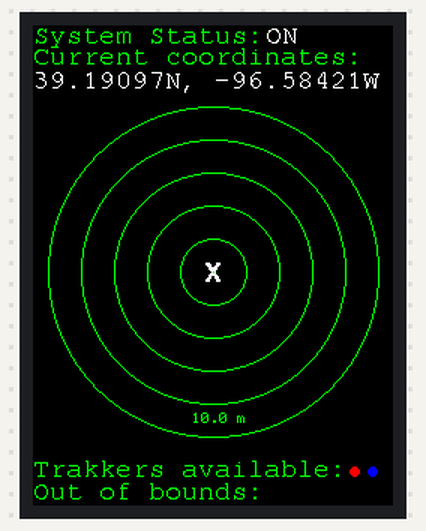
The sketch below on a simulated Arduino Uno, built with avr-gcc and run on an emulated ATmega328P. Shown: 240×320 colour display. What the sketch prints to the serial monitor is not drawn.

Above: at 0.39 s.
At 5.32 s:
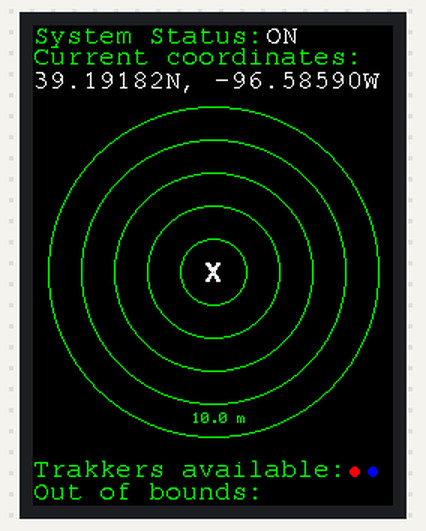
At 10.24 s:
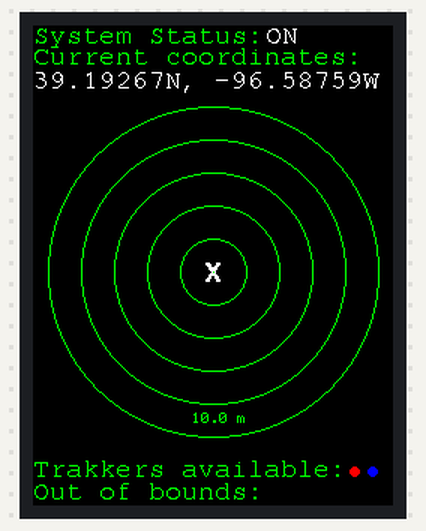
At 20.1 s:
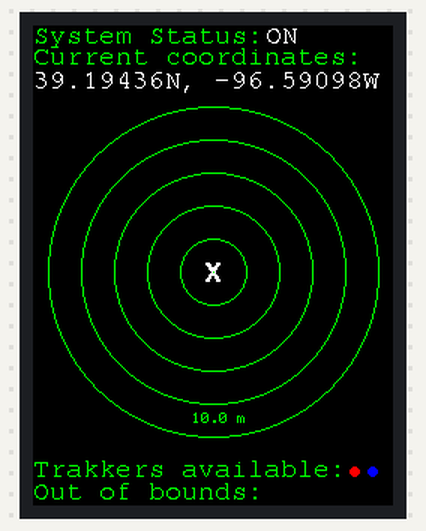
At 29.95 s:
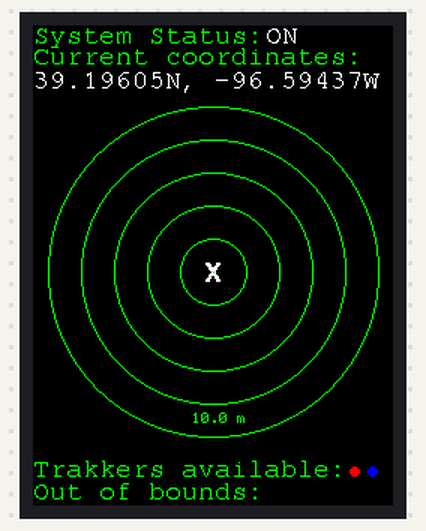
At 39.93 s:
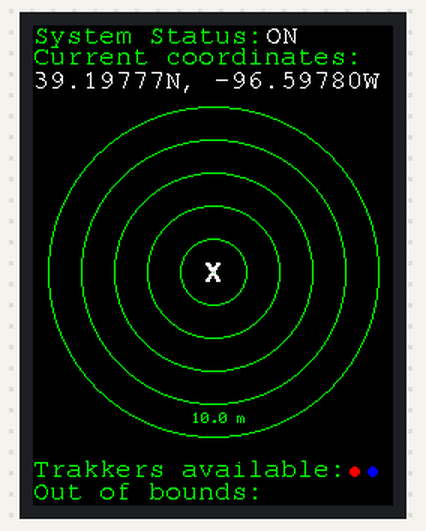

The sketch:

Static_Demo.ino
```cpp
// This code is designed for display on 2.0" TFT 240x320 pixel screen.
#include <Adafruit_GFX.h>    // Core graphics library
#include <Adafruit_ST7789.h> // Hardware-specific library for ST7789
#include <gfxfont.h>
#include <SoftwareSerial.h>

// Font definitions:
#include <Fonts/FreeMono9pt7b.h>
#include <Fonts/FreeMono12pt7b.h>
#include <Fonts/FreeMono18pt7b.h>
#include <Fonts/FreeMono24pt7b.h>
#include <Fonts/FreeMonoBold9pt7b.h>
#include <Fonts/FreeMonoBold12pt7b.h>
#include <Fonts/FreeMonoBold18pt7b.h>
#include <Fonts/FreeMonoBold24pt7b.h>
#include <Fonts/FreeSans9pt7b.h>
#include <Fonts/FreeSansBold9pt7b.h>

// Color definitions:
#define BLACK 0x0000
#define BLUE 0x001F
#define RED 0xF800
#define GREEN 0x07E0
#define CYAN 0x07FF
#define MAGENTA 0xF81F
#define YELLOW 0xFFE0
#define WHITE 0xFFFF

// Pin definitions:
// See SPI Connections for more details (https://adafru.it/d5h)
//
// 3.3V - Voltage output
// GND - GND
// 13 - SCK (SPI clock)
// 11 - MOSI (SPI MOSI)
// 8* - CS (SPI Chip select)
// 7* - RST (Display Reset)
// 4* - D/C (SPI data/command select)
// *Can be changed to any pin

#define TFT_CS         8
#define TFT_RST        7
#define TFT_DC         4

// Interface the display using ANY TWO or THREE PINS
#define TFT_MOSI 11  // Data out
#define TFT_SCLK 13  // Clock out

// For the ST7789-based displays, we will use this call
Adafruit_ST7789 tft = Adafruit_ST7789(TFT_CS, TFT_DC, TFT_MOSI, TFT_SCLK, TFT_RST);
SoftwareSerial Backpack(6,5);

const float xLat = -096.584159;
const float xLon =  39.190953;
float bLat = -096.58418;
float bLon =  39.19096;
float tLat = -096.58282;
float tLon = 39.18823;
String bLatS, bLonS;
String tLatS, tLonS;
String userLoc, trakLoc, lastLoc;
int x, x2, y, xLast, yLast, xLast2;
int i = 0;

void setup(void) {
  tft.init(240, 320);
  tft.fillScreen(ST77XX_BLACK);
  Backpack.begin(9600);
  Serial.begin(9600);
  //tft.setRotation(2);
  startupScreen();
  initializeMap();
}

void loop() {
  while(i < 7){
      bLat -= 0.00002;
      bLon += 0.00001;
      tLat += 0.00002;
      tLon -= 0.00001;
      bLatS = String(bLat,5);
      bLonS = String(bLon,5);
      tLatS = String(tLat,5);
      tLonS = String(tLon,5);
      userLoc = bLonS + "N, " + bLatS + "W";
      trakLoc = tLonS + "N, " + tLatS + "W";
      Serial.print("userLoc: ");
      Serial.println(userLoc);
      Serial.print("trakLoc: ");
      Serial.println(trakLoc);
      updateCoordinates(userLoc); //Update user's coordinate position
      x -= 4;
      x2 = x - 85;
      y -= 12;
      xLast = x;
      yLast = y;
      xLast2 = xLast;
      updateTrakkers(x, y);
      //delay(4500);
  }
}

// Printout for the startup display
void startupScreen(){
  tft.setCursor(20, 110);
  tft.setTextColor(ST77XX_MAGENTA);
  tft.setFont(&FreeMonoBold24pt7b);
  tft.setTextWrap(true);
  tft.println("Welcome");
  tft.setCursor(95, 157);
  tft.println("to");
  tft.setCursor(20, 200);
  tft.println("PalPack");
  //delay(1000);
}

// Initialize map and prompts on display
void initializeMap(){
  tft.fillScreen(ST77XX_BLACK);
  tft.setTextColor(ST77XX_GREEN);
  tft.setFont(&FreeMono9pt7b);
  tft.setCursor(0,0);
  uint16_t radius = 0;

  // Print system and coordinate prompts
  tft.setCursor(0,11);
  tft.println("System Status:");
  tft.setCursor(0,25);
  tft.println("Current coordinates:");

  // Print current system status and coordinates
  tft.setTextColor(ST77XX_WHITE);
  //tft.setFont(&FreeMonoBold9pt7b);
  tft.setCursor(155,11);
  tft.println("ON"); //replace with status variable

  // Draws out sonar circles
  for (int16_t i = 0; i <= 5; i++) {
      tft.drawCircle(120, 164, radius, ST77XX_GREEN);
      radius = radius + 22;
  }
  // Prints ring distance
  tft.setFont();
  tft.setTextColor(ST77XX_GREEN);
  tft.setCursor(106, 258);
  tft.println("10.0 m");

  // Print user origin position on map
  tft.setTextColor(ST77XX_WHITE);
  tft.setFont(&FreeSansBold9pt7b);
  tft.setCursor(114, 176);
  tft.setCursor(114, 170);
  tft.println("X");

  // Print available trakker prompt
  tft.setTextColor(ST77XX_GREEN);
  tft.setFont(&FreeMono9pt7b);
  tft.setCursor(0, 300);
  tft.println("Trakkers available:");
  tft.fillCircle(214,297,3,ST77XX_RED);
  tft.fillCircle(226,297,3,ST77XX_BLUE);
  //tft.fillCircle(235,297,3,ST77XX_YELLOW);
  tft.setCursor(0, 315);
  tft.println("Out of bounds:");
}

String updateCoordinates(String userLoc){
  tft.setCursor(0,41);
  tft.setTextColor(ST77XX_BLACK);
  tft.println(lastLoc);
  tft.setCursor(0,41);
  tft.setTextColor(ST77XX_WHITE);
  tft.println(userLoc);
  //Serial.print(F("curLoc: "));
  //Serial.println(userLoc);
  lastLoc = userLoc;
  //Serial.print("lastLoc: ");
  //Serial.println(lastLoc);
  return lastLoc;
}

void updateTrakkers(int x, int y){
  if(i < 12){
    tft.fillCircle(xLast,yLast,8,ST77XX_BLACK);
    tft.fillCircle(xLast2,yLast,8,ST77XX_BLACK);
    printMap();
    tft.fillCircle(x,y,8,ST77XX_RED);
    tft.fillCircle(x2,y,8,ST77XX_BLUE);
    xLast = x;
    xLast2 = x2;
    yLast = y;
  }
  else if(12 <= i < 14){
    tft.fillCircle(xLast,yLast,8,ST77XX_BLACK);
    tft.fillCircle(xLast2,yLast,8,ST77XX_BLACK);
    printMap();
    tft.fillCircle(x,y,8,ST77XX_RED);
    tft.fillCircle(158,312,3,ST77XX_BLUE);
    xLast = x;
    xLast2 = x2;
    yLast = y;
  }
}

void printMap(){
  uint16_t radius = 0;
  // Draws out sonar circles
  for (int16_t i = 0; i <= 5; i++) {
  //for (int16_t i = 0; i < 12; i++) {
    //void drawCircle(uint16_t x0, uint16_t y0, uint16_t r, uint16_t color);
      tft.drawCircle(120, 164, radius, ST77XX_GREEN);
      radius = radius + 22;
  }
}
```
